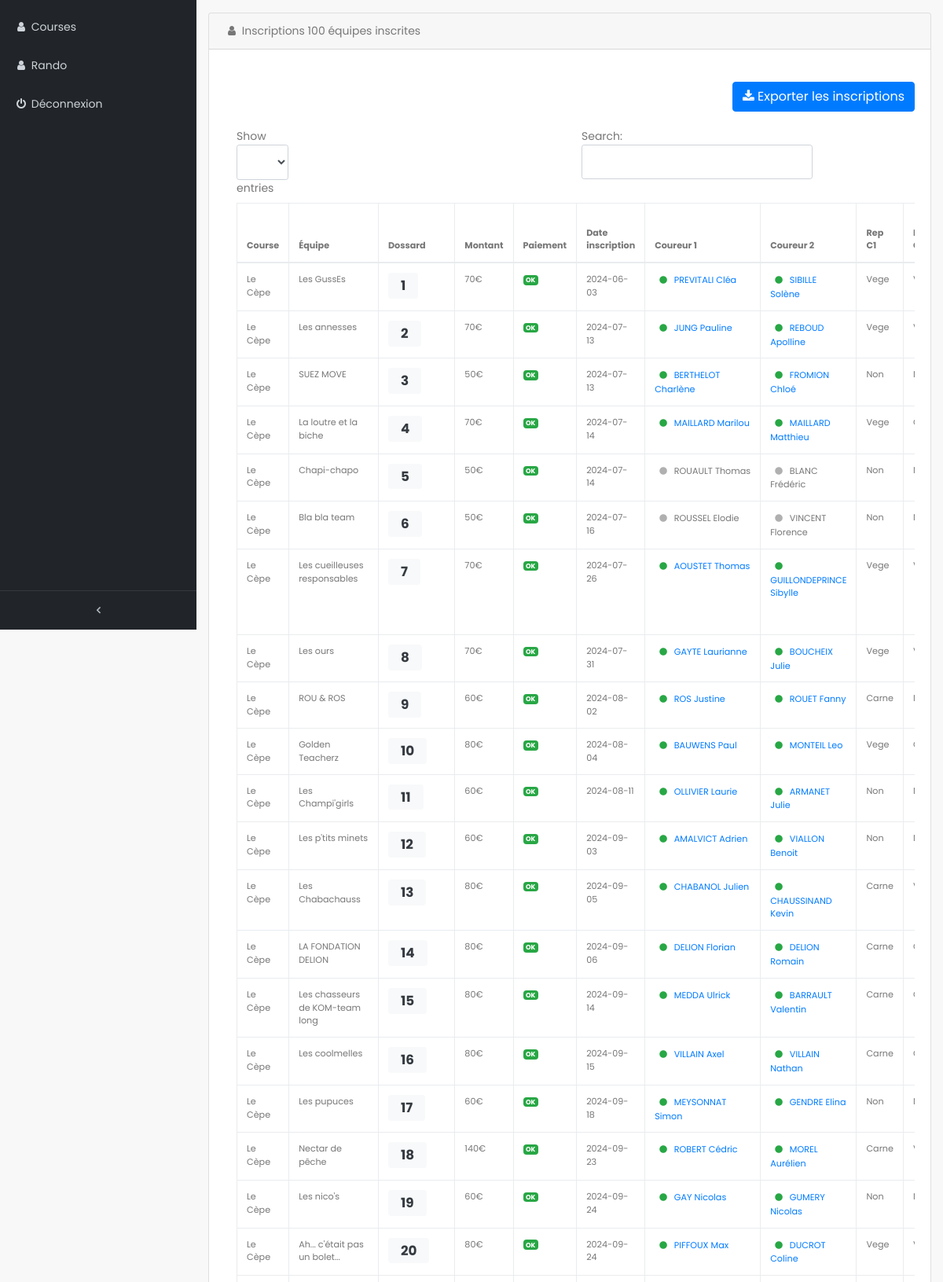
/admin/index.php (signed in, upper part), run on the app's committed database.
### tables this page shows
CREATE TABLE `course` (
  `idCourse` int NOT NULL,
  `libelleCourse` varchar(200) DEFAULT NULL,
  `distanceCourse` float DEFAULT NULL,
  `dplusCourse` int DEFAULT NULL,
  `heureDepartCourse` datetime DEFAULT NULL,
  `heureDepartTheoriqueCourse` datetime DEFAULT NULL,
  `lienParcoursCourse` varchar(500) DEFAULT NULL,
  `descriptionCourse` text,
  `tempsMaxCourse` varchar(100) DEFAULT NULL,
  `nbRavCourse` int DEFAULT NULL,
  `nbMaxCoureursCourse` int DEFAULT NULL,
  `nbEarlyAdoptersCourse` int DEFAULT NULL,
  `reductionEarlyAdoptersCourse` int DEFAULT NULL,
  `montantInscriptionCourse` int DEFAULT NULL,
  `montantRepasCourse` int DEFAULT NULL
);

CREATE TABLE `equipe` (
  `idEquipe` int NOT NULL,
  `idCourse` int NOT NULL,
  `nomEquipe` varchar(200) DEFAULT NULL,
  `dossardEquipe` varchar(10) DEFAULT NULL,
  `commentaireEquipe` text,
  `dateInscriptionEquipe` datetime DEFAULT NULL,
  `repasSuppEquipeCarne` int DEFAULT '0',
  `repasSuppEquipeVege` int DEFAULT NULL,
  `paiementEquipe` int DEFAULT NULL,
  `helloTransactionEquipe` varchar(200) DEFAULT NULL,
  `helloOrderidEquipe` varchar(200) DEFAULT NULL,
  `codePromoEquipe` varchar(50) DEFAULT NULL,
  `montantInscriptionEquipe` float DEFAULT NULL,
  `reductionEquipe` float DEFAULT NULL,
  `recupDossardEquipe` datetime DEFAULT NULL
);

CREATE TABLE `coureur` (
  `idCoureur` int NOT NULL,
  `idEquipe` int NOT NULL,
  `numCoureur` int DEFAULT NULL,
  `nomCoureur` varchar(200) DEFAULT NULL,
  `prenomCoureur` varchar(200) DEFAULT NULL,
  `sexeCoureur` char(1) DEFAULT NULL,
  `ddnCoureur` date DEFAULT NULL,
  `emailCoureur` varchar(200) DEFAULT NULL,
  `telephoneCoureur` varchar(15) DEFAULT NULL,
  `adresseCoureur` varchar(500) DEFAULT NULL,
  `cpCoureur` varchar(10) DEFAULT NULL,
  `villeCoureur` varchar(50) DEFAULT NULL,
  `certificatCoureur` varchar(500) DEFAULT NULL,
  `clubCoureur` varchar(200) DEFAULT NULL,
  `licenceCoureur` varchar(200) DEFAULT NULL,
  `cadeauCoureur` varchar(10) DEFAULT NULL,
  `tailleTeeshirtCoureur` varchar(10) DEFAULT NULL,
  `repasCoureur` varchar(30) DEFAULT NULL,
  `allergiesCoureur` varchar(500) DEFAULT NULL,
  `urgenceCoureur` varchar(500) DEFAULT NULL,
  `numfideliteCoureur` varchar(100) DEFAULT NULL,
  `refusResultatsCoureur` int DEFAULT '0',
  `locomotionCoureur` varchar(50) DEFAULT NULL,
  `certificatValideCoureur` tinyint DEFAULT '0'
);

### admin/index.php (the view, shortened to what the rows shown need)
<?php
include '../api/bdd.php';
include '../api/fonctions.php';
$getInscriptions = getInscriptions($dbh);
$listingInscriptions = $getInscriptions[0];
?>
<!DOCTYPE html>
<html lang="fr">
<head>
    <link href="vendor/bootstrap/css/bootstrap.min.css" rel="stylesheet">
    <link href="vendor/font-awesome/css/font-awesome.min.css" rel="stylesheet" type="text/css">
    <link href="css/admin.css" rel="stylesheet">
    <link href="css/custom.css" rel="stylesheet">
</head>
<body class="fixed-nav sticky-footer" id="page-top">
    <div class="content-wrapper">
        <div class="container-fluid">
            <div class="card mb-3">
                <br>
                <div class="card-body">
                    <br>
                    <div class="table-responsive">
                        <form action="" method="post">
                            <table class="table table-bordered" style="font-size:0.8em" id="dataTable" width="100%"
                                cellspacing="0">
                                <thead>
                                    <tr>
                                        <th>Course</th>
                                        <th>Équipe</th>
                                        <th>Dossard</th>
                                        <th>Montant</th>
                                        <th>Paiement</th>
                                        <th>Date inscription</th>
                                        <th>Coureur 1</th>
                                        <th>Coureur 2</th>
                                        <th>Rep C1</th>
                                        <th>Rep C2</th>
                                    </tr>
                                </thead>
                                <tbody>
                                    <?php foreach ($listingInscriptions as $inscription) { ?>
                                        <tr>
                                            <td><?php echo $inscription['libelleCourse']; ?></td>
                                            <td><?php echo $inscription['nomEquipe']; ?></td>
                                            <td>
                                                <form method="post" action="index.php" style="display: inline;"
                                                    onsubmit="return confirmRecupDossard(<?php echo $inscription['idEquipe']; ?>, <?php echo is_null($inscription['recupDossardEquipe']) ? 'false' : 'true'; ?>);">
                                                    <?php
                                                    $dossardStyle = is_null($inscription['recupDossardEquipe']) ? 'bg-light text-dark' : 'bg-success text-white';
                                                    $tooltipText = is_null($inscription['recupDossardEquipe']) ? '' : 'title="' . $inscription['recupDossardEquipe'] . '"';
                                                    ?>
                                                    <button type="submit"
                                                        class="badge px-3 py-2 <?php echo $dossardStyle; ?>"
                                                        style="border: none; background: none; cursor: pointer;"
                                                        <?php echo $tooltipText; ?>>
                                                        <?php echo $inscription['dossardEquipe']; ?>
                                                    </button>
                                                </form>
                                            </td>
                                            <td><?php echo $inscription['montantInscriptionEquipe'] . "€"; ?></td>
                                            <td><span
                                                    class="badge badge-<?php echo $inscription['paiementEquipe'] ? 'success' : 'danger'; ?>"><?php echo $inscription['paiementEquipe'] ? 'OK' : 'KO'; ?></span>
                                            </td>
                                            <td><?php echo date('Y-m-d', strtotime($inscription['dateInscriptionEquipe'])); ?>
                                            </td>
                                            <td>
                                                <?php
                                                if (empty($inscription['CertificatCoureur1'])) {
                                                    $iconeCoureur1 = '<i class="fa fa-circle" style="color:#B0B0B0;" title="Aucun certificat"></i>';
                                                } elseif ($inscription['CertificatValideCoureur1'] == 1) {
                                                    $iconeCoureur1 = '<i class="fa fa-circle" style="color:#28A745;" title="Certificat validé"></i>';
                                                } else {
                                                    $iconeCoureur1 = '<i class="fa fa-circle" style="color:#FFC107;" title="Certificat en attente de validation"></i>';
                                                }
                                                ?>
                                                <form method="post" style="display:inline;" action="index.php">
                                                    <button type="submit"
                                                        style="border: none; background: none; cursor: pointer;">
                                                        <?php echo $iconeCoureur1; ?>
                                                    </button>
                                                </form>
                                                <?php if (!empty($inscription['CertificatCoureur1'])) { ?>
                                                    <a href="../certificats/<?php echo $inscription['CertificatCoureur1']; ?>"
                                                        target="_blank">
                                                        <?php echo $inscription['Coureur1']; ?>
                                                    </a>
                                                <?php } else { ?>
                                                    <?php echo $inscription['Coureur1']; ?>
                                                <?php } ?>
                                            </td>
                                            <td>
                                                <?php
                                                if (empty($inscription['CertificatCoureur2'])) {
                                                    $iconeCoureur2 = '<i class="fa fa-circle" style="color:#B0B0B0;" title="Aucun certificat"></i>';
                                                } elseif ($inscription['CertificatValideCoureur2'] == 1) {
                                                    $iconeCoureur2 = '<i class="fa fa-circle" style="color:#28A745;" title="Certificat validé"></i>';
                                                } else {
                                                    $iconeCoureur2 = '<i class="fa fa-circle" style="color:#FFC107;" title="Certificat en attente de validation"></i>';
                                                    $certificatStatus2 = 0;
                                                }
                                                ?>
                                                <form method="post" style="display:inline;" action="index.php">
                                                    <button type="submit"
                                                        style="border: none; background: none; cursor: pointer;">
                                                        <?php echo $iconeCoureur2; ?>
                                                    </button>
                                                </form>
                                                <?php if (!empty($inscription['CertificatCoureur2'])) { ?>
                                                    <a href="../certificats/<?php echo $inscription['CertificatCoureur2']; ?>"
                                                        target="_blank">
                                                        <?php echo $inscription['Coureur2']; ?>
                                                    </a>
                                                <?php } else { ?>
                                                    <?php echo $inscription['Coureur2']; ?>
                                                <?php } ?>
                                            </td>
                                            <td><?php echo $inscription['RepasCoureur1']; ?></td>
                                            <td><?php echo $inscription['RepasCoureur2']; ?></td>
                                        </tr>
                                    <?php } ?>
                                </tbody>
                            </table>
                        </form>
                    </div>
                </div>
            </div>
        </div>
    </div>
</body>
</html>

### data on the page
course: libelleCourse "Le Cèpe", equipe.nomEquipe "Les GussEs", equipe.dossardEquipe "1", equipe.montantInscriptionEquipe "70", shows "OK", equipe.dateInscriptionEquipe "2024-06-03", Coureur1 "PREVITALI Cléa", Coureur2 "SIBILLE Solène", coureur.repasCoureur "Vege", equipe.nomEquipe "Les annesses", equipe.dossardEquipe "2", equipe.dateInscriptionEquipe "2024-07-13", Coureur1 "JUNG Pauline", Coureur2 "REBOUD Apolline", equipe.nomEquipe "SUEZ MOVE", equipe.dossardEquipe "3", equipe.montantInscriptionEquipe "50", Coureur1 "BERTHELOT Charlène", Coureur2 "FROMION Chloé", coureur.repasCoureur "Non", equipe.nomEquipe "La loutre et la biche", equipe.dossardEquipe "4", equipe.dateInscriptionEquipe "2024-07-14", Coureur1 "MAILLARD Marilou", Coureur2 "MAILLARD Matthieu", equipe.nomEquipe "Chapi-chapo", equipe.dossardEquipe "5", Coureur1 "ROUAULT Thomas", Coureur2 "BLANC Frédéric", equipe.nomEquipe "Bla bla team", equipe.dossardEquipe "6", equipe.dateInscriptionEquipe "2024-07-16", Coureur1 "ROUSSEL Elodie", Coureur2 "VINCENT Florence", equipe.nomEquipe "Les cueilleuses responsables", equipe.dossardEquipe "7", equipe.dateInscriptionEquipe "2024-07-26", Coureur1 "AOUSTET Thomas", Coureur2 "GUILLONDEPRINCE Sibylle", equipe.nomEquipe "Les ours", equipe.dossardEquipe "8", equipe.dateInscriptionEquipe "2024-07-31", Coureur1 "GAYTE Laurianne", Coureur2 "BOUCHEIX Julie", equipe.nomEquipe "ROU & ROS", equipe.dossardEquipe "9", equipe.montantInscriptionEquipe "60", equipe.dateInscriptionEquipe "2024-08-02", Coureur1 "ROS Justine", Coureur2 "ROUET Fanny", coureur.repasCoureur "Carne", equipe.nomEquipe "Golden Teacherz", equipe.dossardEquipe "10", equipe.montantInscriptionEquipe "80", equipe.dateInscriptionEquipe "2024-08-04", Coureur1 "BAUWENS Paul", Coureur2 "MONTEIL Leo", equipe.nomEquipe "Les Champi'girls", equipe.dossardEquipe "11", equipe.dateInscriptionEquipe "2024-08-11", Coureur1 "OLLIVIER Laurie", Coureur2 "ARMANET Julie", equipe.nomEquipe "Les p'tits minets", equipe.dossardEquipe "12", equipe.dateInscriptionEquipe "2024-09-03", Coureur1 "AMALVICT Adrien", Coureur2 "VIALLON Benoit", equipe.nomEquipe "Les Chabachauss", equipe.dossardEquipe "13", equipe.dateInscriptionEquipe "2024-09-05", Coureur1 "CHABANOL Julien", Coureur2 "CHAUSSINAND Kevin", equipe.nomEquipe "LA FONDATION DELION", equipe.dossardEquipe "14", equipe.dateInscriptionEquipe "2024-09-06", Coureur1 "DELION Florian", Coureur2 "DELION Romain", equipe.nomEquipe "Les chasseurs de KOM-team long", equipe.dossardEquipe "15", equipe.dateInscriptionEquipe "2024-09-14", Coureur1 "MEDDA Ulrick", Coureur2 "BARRAULT Valentin", equipe.nomEquipe "Les coolmelles", equipe.dossardEquipe "16", equipe.dateInscriptionEquipe "2024-09-15", Coureur1 "VILLAIN Axel", Coureur2 "VILLAIN Nathan", equipe.nomEquipe "Les pupuces", equipe.dossardEquipe "17", equipe.dateInscriptionEquipe "2024-09-18", Coureur1 "MEYSONNAT Simon", Coureur2 "GENDRE Elina", equipe.nomEquipe "Nectar de pêche", equipe.dossardEquipe "18", equipe.montantInscriptionEquipe "140", equipe.dateInscriptionEquipe "2024-09-23", Coureur1 "ROBERT Cédric", Coureur2 "MOREL Aurélien", equipe.nomEquipe "Les nico's", equipe.dossardEquipe "19", equipe.dateInscriptionEquipe "2024-09-24", Coureur1 "GAY Nicolas", Coureur2 "GUMERY Nicolas", equipe.nomEquipe "Ah... c'était pas un bolet...", equipe.dossardEquipe "20", Coureur1 "PIFFOUX Max", Coureur2 "DUCROT Coline"

### other printed values
sizeof($listingInscriptions) "100"
